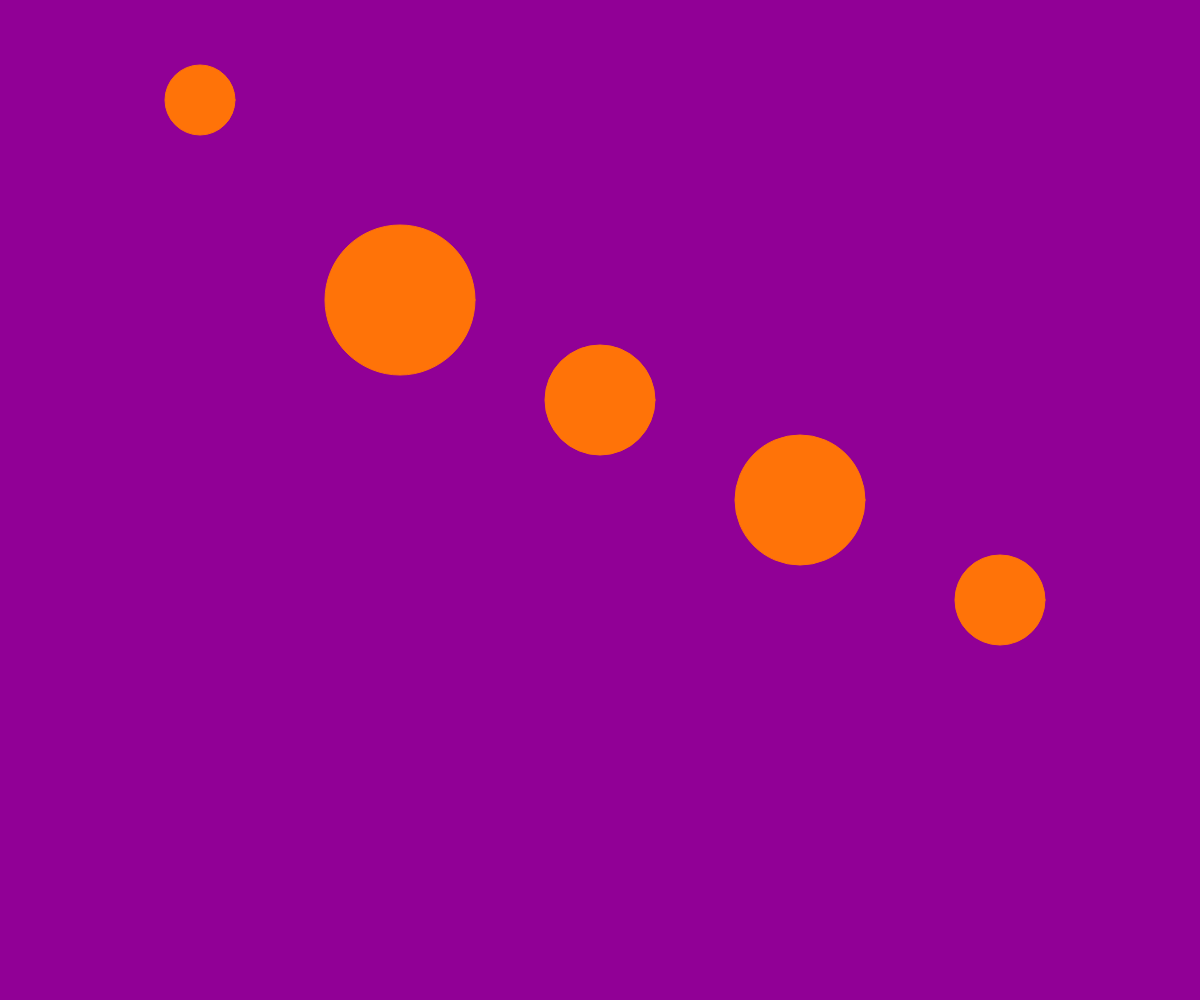
Frame 1 (no input)
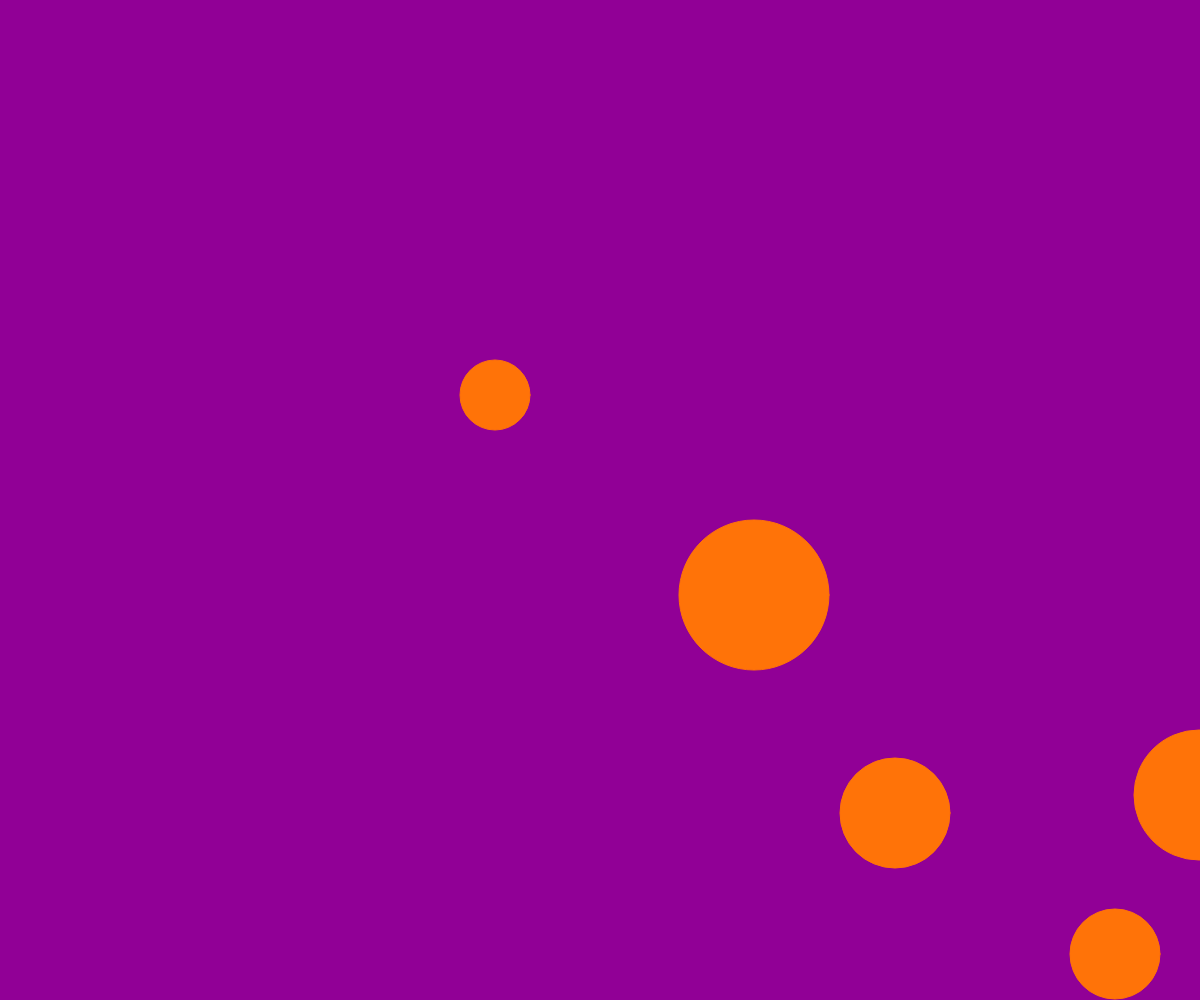
Frame 60 (no input)
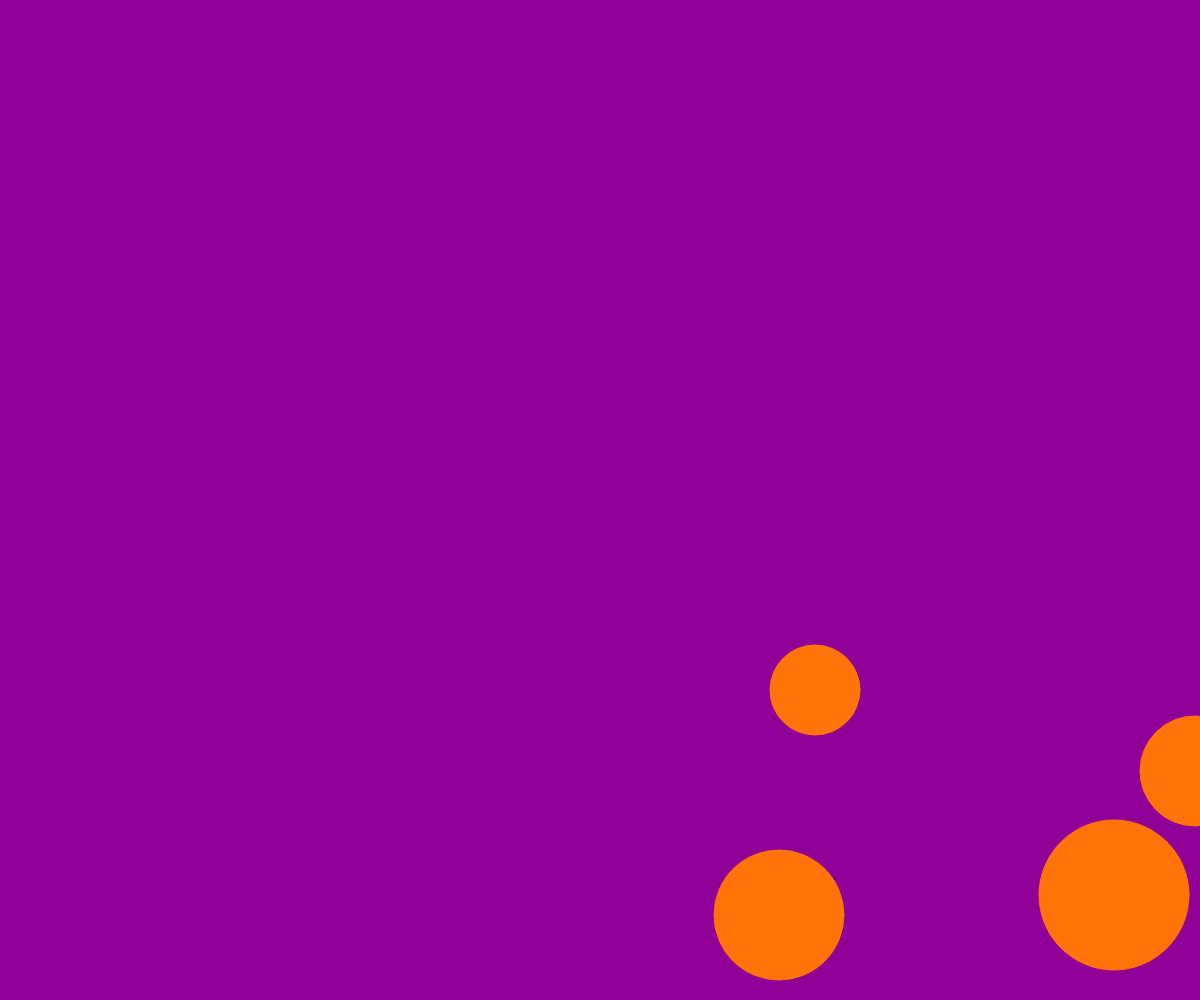
Frame 120 (the mouse pressed at the canvas centre since frame 60)

The p5.js sketch that drew these frames (run headless with seeded random() and noise() and a simulated clock; from frame 60 on, the mouse is pressed at the canvas centre):

// p5.js sketch
// ── sketch.js
//vertical
let xposList = [200,400,600,800,1000];
let yposList = [100,300,400,500,600];
//ballspeeds
let xspeedList = [5,6,5,7,5];
let yspeedList = [5,5,7,5,6];
//circle sizes
let sizeList = [70,150,110,130,90];

function setup() {
createCanvas(windowWidth,windowHeight);
}

function draw() {
background(145,0,150);

for(let i = 0; i < xposList.length; i = i +1){
  stroke(255,115,8);
  fill(255,115,8);
  circle(xposList[i],yposList[i],sizeList[i]);

  xposList[i] = xposList[i] + xspeedList[i];
  yposList[i] = yposList[i] + yspeedList[i];
//check points
  if(xposList[i] > width){
    xspeedList[i] = -xspeedList[i];
  }
  if(xposList[i] < 0){
    xspeedList[i] = -xspeedList[i];
  }
  if(yposList[i] > height){
    yspeedList[i] = -yspeedList[i];
  }
  if(yposList[i] < 0){
    yspeedList[i] = -yspeedList[i];
  }
  if(mouseIsPressed & dist(mouseX,mouseY,xposList[i],yposList[i]) < sizeList[i]/2 ){
    xposList[i] = -200;
    yposList[i] = -300;
  }

}
}
